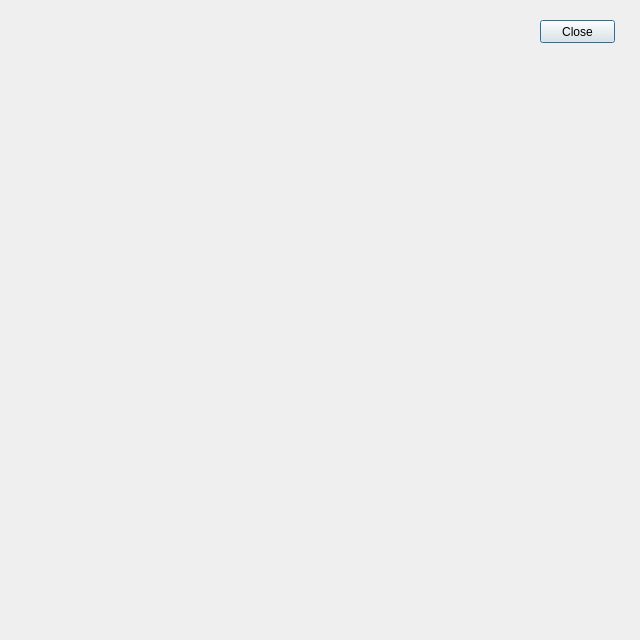
<?xml version="1.0" encoding="UTF-8"?>
<ui version="4.0">
 <class>Simulation_Dialog</class>
 <widget class="QDialog" name="Simulation_Dialog">
  <property name="geometry">
   <rect>
    <x>0</x>
    <y>0</y>
    <width>640</width>
    <height>640</height>
   </rect>
  </property>
  <property name="windowTitle">
   <string>Dialog</string>
  </property>
  <widget class="My_GLWidget" name="widget" native="true">
   <property name="geometry">
    <rect>
     <x>10</x>
     <y>10</y>
     <width>401</width>
     <height>401</height>
    </rect>
   </property>
  </widget>
  <widget class="QPushButton" name="pushButton">
   <property name="geometry">
    <rect>
     <x>540</x>
     <y>20</y>
     <width>75</width>
     <height>23</height>
    </rect>
   </property>
   <property name="text">
    <string>Close</string>
   </property>
  </widget>
 </widget>
 <customwidgets>
  <customwidget>
   <class>My_GLWidget</class>
   <extends>QWidget</extends>
   <header>my_glwidget.h</header>
   <container>1</container>
  </customwidget>
 </customwidgets>
 <resources/>
 <connections>
  <connection>
   <sender>pushButton</sender>
   <signal>clicked()</signal>
   <receiver>Simulation_Dialog</receiver>
   <slot>close()</slot>
   <hints>
    <hint type="sourcelabel">
     <x>551</x>
     <y>38</y>
    </hint>
    <hint type="destinationlabel">
     <x>576</x>
     <y>132</y>
    </hint>
   </hints>
  </connection>
 </connections>
</ui>
